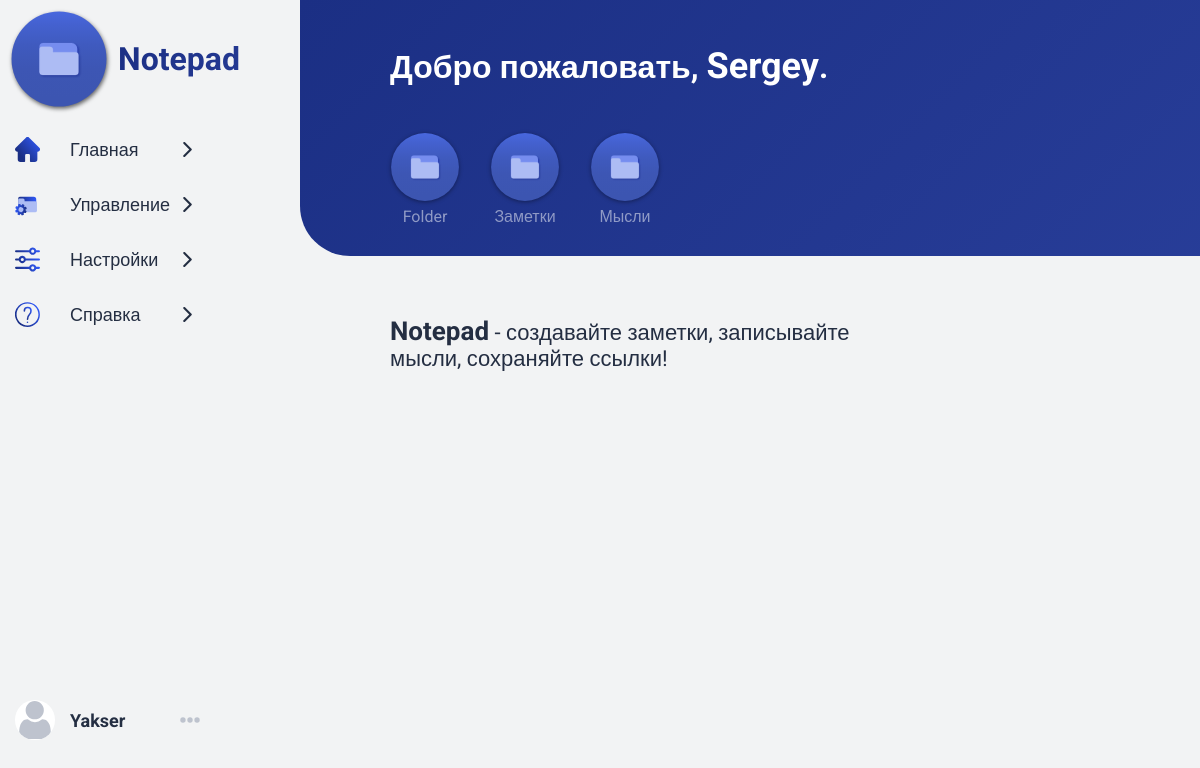
Screenshot of / (signed in) with the database file from the repository.
### data/user.py (models this page shows, shortened)
class User(SqlAlchemyBase, UserMixin, SerializerMixin):
    __tablename__ = 'user'
    id = sqlalchemy.Column(sqlalchemy.Integer,
                           primary_key=True, autoincrement=True)
    login = sqlalchemy.Column(sqlalchemy.String, unique=True, nullable=False)
    password = sqlalchemy.Column(sqlalchemy.String, nullable=False)
    name = sqlalchemy.Column(sqlalchemy.String)
    surname = sqlalchemy.Column(sqlalchemy.String)
    sex = sqlalchemy.Column(sqlalchemy.String)
    country = sqlalchemy.Column(sqlalchemy.String)
    city = sqlalchemy.Column(sqlalchemy.String)
    phone = sqlalchemy.Column(sqlalchemy.String)
    email = sqlalchemy.Column(sqlalchemy.String, unique=True, nullable=False)
    modified_date = sqlalchemy.Column(sqlalchemy.String,
                                      default=current_date)
    folders = orm.relation("Folder", back_populates='user')

### data/folder.py (models this page shows, shortened)
class Folder(SqlAlchemyBase, SerializerMixin):
    __tablename__ = 'folder'
    id = sqlalchemy.Column(sqlalchemy.Integer, primary_key=True, unique=True, nullable=False)
    name = sqlalchemy.Column(sqlalchemy.String, nullable=False)
    date = sqlalchemy.Column(sqlalchemy.String, nullable=True, default=current_date)
    user_id = sqlalchemy.Column(sqlalchemy.Integer,
                                sqlalchemy.ForeignKey("user.id"))
    user = orm.relation('User')
    notes = orm.relation("Note", back_populates='folder')

### run.py (the view)
@app.route('/')
def home():
    folders_ = []
    if current_user.is_authenticated:
        folders_ = current_user.folders
    return render_template('home.html', folders=folders_, user=current_user)

### data/db_session.py (called while the page is built)
def create_session() -> Session:
    global __factory
    return __factory()

### run.py (called while the page is built)
@login_manager.user_loader
def load_user(user_id):
    db_sess = db_session.create_session()
    return db_sess.query(User).get(user_id)

### templates/home.html
{% extends 'main.html' %}
{% block block %}
    <div class="block">
        <div class="block-header">
            {% if not user.login %}
                <h1>Добро пожаловать в <span class="notepad-pulse">Notepad</span>!</h1>
            {% else %}
                <h1>Добро пожаловать, <span>
                            {% if user.name %}
                                {{ user.name }}{% else %}
                                {{ user.login }}{% endif %}</span>.</h1>
            {% endif %}
            <div class="block-menu">
                {% if user.login %}
                    <ul class="folders">
                        {% for folder in folders %}
                            <li>
                                <a href="/{{ folder.id }}">
                                    <img src="../static/img/folder.svg" alt="">
                                    <span>{{ folder.name.capitalize() }}</span>
                                </a>
                            </li>
                        {% endfor %}
                    </ul>
                {% endif %}
            </div>
        </div>
        <div class="content">
            <p class="about-text about-text-dark">
                <span>Notepad</span> - создавайте заметки, записывайте мысли, сохраняйте ссылки!
            </p>
        </div>
    </div>
{% endblock %}

### templates/main.html (shortened to what this page needs)
<!DOCTYPE html>
<html lang=ru>
<head>
    <link rel="stylesheet" href=" {{ url_for('static', filename='css/main.css') }}">
</head>
<body>
<div class="wrapper">
    <header>
        <div class="head">
            <div class="ico"><a href="#"><img src="../static/img/folder.svg" alt=""></a></div>
            <a href="{{ url_for('home') }}" class="text-logo">Notepad</a>
        </div>
        <nav>
            <ul class="menu">
                <li>
                    <a href="/" class="menu-link">
                        <img src="../static/img/home.svg" alt="">
                        <span>Главная</span>
                        <img class="right-arrow" src="../static/img/right-arrow.svg" alt="">
                    </a>
                </li>
                <li>
                    <a href="{{url_for('manage_folders')}}" class="menu-link">
                        <img src="../static/img/manage_folders.svg" alt="">
                        <span>Управление</span>
                        <img class="right-arrow" src="../static/img/right-arrow.svg" alt="">
                    </a>
                </li>
                <li>
                    <a href="{{ url_for('settings') }}" class="menu-link">
                        <img src="../static/img/settings.svg" alt="">
                        <span>Настройки</span>
                        <img class="right-arrow" src="../static/img/right-arrow.svg" alt="">
                    </a>
                </li>
                <li>
                    <a href="{{url_for('about')}}" class="menu-link">
                        <img src="../static/img/about.svg" alt="">
                        <span>Справка</span>
                        <img class="right-arrow" src="../static/img/right-arrow.svg" alt="">
                    </a>
                </li>
            </ul>
            <div class="user-nav">
                <img src="../static/img/user.svg" alt="" class="user-avatar">
                {% if user.login %}
                    <a class="user-name" href="{{ url_for('profile') }}">{{ user.login }}</a>
                {% else %}
                    <a class="login-ref" href="{{ url_for('login_page') }}">Войти</a>
                {% endif %}
                <div class="user-menu">
                </div>
            </div>
        </nav>
    </header>
    {% block block %}
    {% endblock %}
</div>
</body>
</html>

### static/css/main.css (style rules this page uses)
body { background: #f2f3f4; font-family: 'Roboto', sans-serif; margin: 0; padding: 0; color: #242e42; height: 99vh; }
p { margin: 0; padding: 0; }
a { text-decoration: none; color: #242e42; }
header { width: 20%; }
nav { display: flex; flex-direction: column; justify-content: space-between; height: 85%; }
.user-nav { position: fixed; bottom: 60px; width: 200px; display: flex; justify-content: space-between; align-items: center; }
.user-name { font-weight: bold; font-size: 18px; margin-right: 30px; transition: .2s ease-in; }
.user-avatar { width: 40px; border-radius: 50%; margin-right: 15px; margin-left: 15px; }
.user-menu { display: inline-block; width: 20px; height: 20px; background: url('../img/hor-dots.svg') no-repeat; margin-left: auto; transition: .2s ease-in; }
.wrapper { display: flex; height: 100%; justify-content: space-between; }
.head { display: flex; justify-content: left; }
.head .ico { width: 100px; margin: 10px; filter: drop-shadow(1px 2px 2px rgba(0, 0, 0, .6)); }
.head .ico a img { min-width: 70px; transition: .3s ease-in; }
.head .text-logo { background: linear-gradient(-45deg, rgba(49, 89, 247, 1) 0%, rgba(52, 75, 172, 1) 49%, rgba(27, 47, 132, 1) 100%); background-size: 400% 400%; -webkit-background-clip: text; font-weight: bold; font-size: 32px; text-decoration: none; color: transparent; margin-top: 40px; cursor: pointer; user-select: none; animation-name: gradient; animation-duration: 3s; animation-iteration-count: infinite; }
.block-header h1 span { font-size: 36px; }
.menu { margin: 15px 0 0 15px; padding: 0; list-style-type: none; }
.menu li a { width: 210px; display: flex; justify-content: left; align-items: center; color: #242e42; text-decoration: none; padding: 15px 0; }
.menu li:first-child a { padding-top: 0; }
.menu li:last-child a { padding-bottom: 0; }
.menu li a span { font-size: 18px; }
.menu li a img { transition: .2s ease-in; width: 25px; margin-right: 30px; }
.menu .right-arrow { width: 15px; margin-left: auto; }
.block { width: 80%; }
.block-header { background: rgb(49, 89, 247); background: linear-gradient(-45deg, rgba(49, 89, 247, 1) 0%, rgba(52, 75, 172, 1) 49%, rgba(27, 47, 132, 1) 100%); background-size: 400% 400%; animation: gradient 15s ease infinite; border-bottom-left-radius: 50px; padding: 15px; }
.block-header h1 { display: inline-block; color: #fff; margin: 30px 30px 30px 75px; animation-name: fade-in-right; animation-iteration-count: 1; animation-duration: .4s; animation-timing-function: ease-in-out; }
.block-menu { padding: 15px 15px 15px; margin-left: 60px; }
.folders { padding: 0; margin: 0; list-style-type: none; display: flex; }
.folders li { margin: 0 15px; opacity: 0; animation-name: fade-in; animation-iteration-count: 1; animation-delay: .1s; animation-duration: .6s; animation-timing-function: ease-in-out; animation-fill-mode: forwards; }
.folders li:first-child { margin-left: 0; animation-name: fade-in-left; }
.folders li:last-child { margin-right: 0; animation-name: fade-in-right; }
.folders li a { display: flex; flex-direction: column; justify-content: space-between; text-decoration: none; color: #fff; font-size: 16px; text-align: center; }
.folders li a span { width: 70px; margin-top: 5px; opacity: .5; transition: .2s ease-in-out; }
.folders li a img { width: 70px; filter: drop-shadow(0 1px 2px rgba(0, 0, 0, .4)); transition: .2s ease-in; }
.block .content { margin-top: 60px; margin-left: 60px; }
.folders { display: flex; flex-wrap: wrap; }
@media screen and (max-width: 1281px) { .block { width: 75%; } }
.about-text { opacity: 0; color: #fff; font-size: 22px; max-width: 500px; animation-name: fade-in-right; animation-iteration-count: 1; animation-duration: .6s; animation-delay: .1s; animation-timing-function: ease-in-out; animation-fill-mode: forwards; }
.about-text-dark { display: inline-block; color: #242e42; max-width: 500px; margin-left: 30px; animation-name: fade-in-right; animation-iteration-count: 1; animation-duration: .6s; animation-delay: .2s; animation-timing-function: ease-in-out; animation-fill-mode: forwards; }
.about-text span { font-weight: bold; font-size: 26px; }

### rows the page displays
User: login "Yakser", name "Sergey"
Folder: name "Folder"
Folder: name "Заметки"
Folder: name "Мысли"
